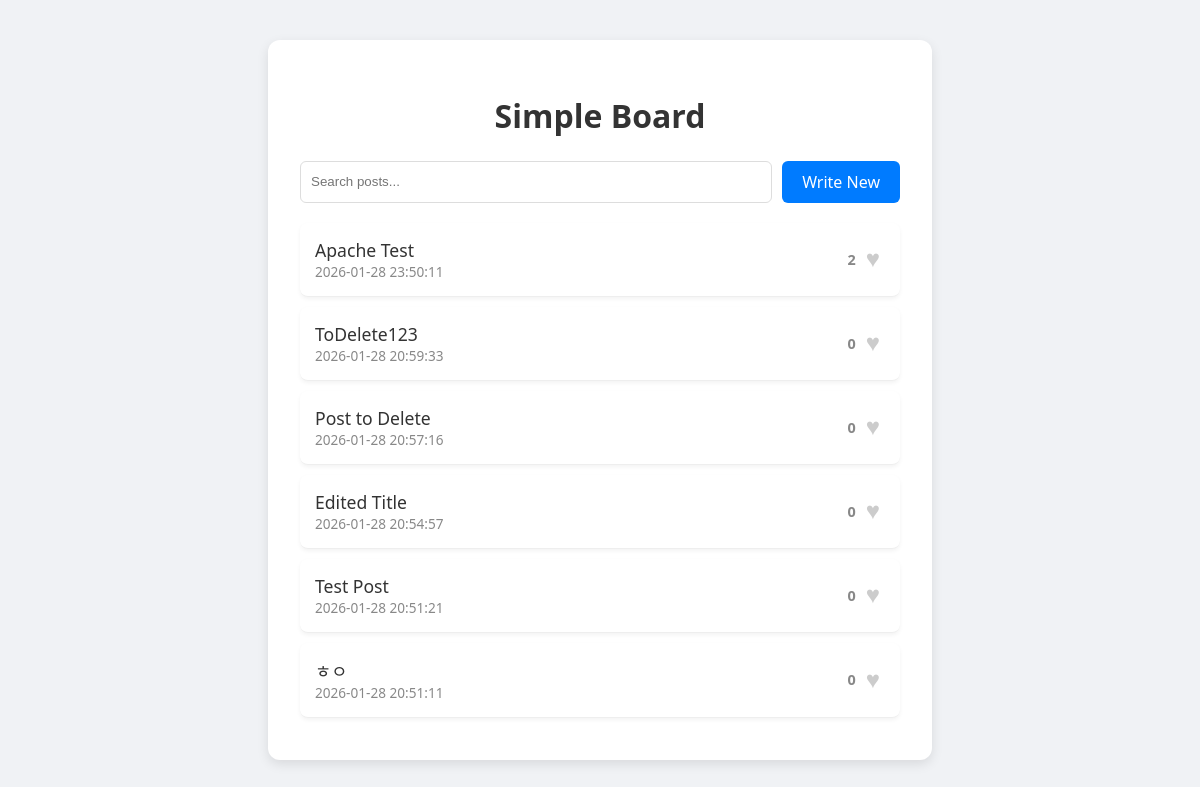
The page / on the database its author committed.
### tables this page shows
CREATE TABLE posts (
    id INTEGER PRIMARY KEY AUTOINCREMENT,
    title TEXT NOT NULL,
    content TEXT NOT NULL,
    created_at DATETIME DEFAULT CURRENT_TIMESTAMP
, likes INTEGER DEFAULT 0);

### index.php (the view, shortened to what this page needs)
<?php
require 'db.php';
$result = $db->query("SELECT * FROM posts ORDER BY id DESC");
?>
<!DOCTYPE html>
<html>
<head>
    <link rel="stylesheet" href="style.css">
</head>
<body>
    <div class="container">
        <h1>Simple Board</h1>
        <div class="controls">
            <input type="text" id="search-input" placeholder="Search posts...">
            <a href="write.php" class="write-btn">Write New</a>
        </div>
        <ul id="post-list">
            <?php while ($row = $result->fetchArray()): ?>
                <li class="post-item">
                    <div class="post-info">
                        <a href="view.php?id=<?= $row['id'] ?>" class="post-link">
                            <?= htmlspecialchars($row['title']) ?>
                        </a>
                        <span class="date"><?= $row['created_at'] ?></span>
                    </div>
                    <div class="like-container">
                        <span class="like-count"><?= $row['likes'] ?? 0 ?></span>
                        <button class="like-btn" data-id="<?= $row['id'] ?>" title="Like this post">&hearts;</button>
                    </div>
                </li>
            <?php endwhile; ?>
        </ul>
    </div>
</body>
</html>

### style.css (style rules this page uses)
body { font-family: "Segoe UI", Tahoma, Geneva, Verdana, sans-serif; background-color: #f0f2f5; display: flex; justify-content: center; align-items: center; min-height: 100vh; margin: 0; }
.container { background-color: white; padding: 2rem; border-radius: 12px; box-shadow: 0 4px 12px rgba(0, 0, 0, 0.1); width: 100%; max-width: 600px; }
h1 { color: #333; text-align: center; margin-bottom: 1.5rem; }
.controls { display: flex; gap: 10px; margin-bottom: 20px; }
#search-input { flex-grow: 1; padding: 10px; border: 1px solid #ddd; border-radius: 6px; outline: none; transition: border-color 0.3s; }
.write-btn { display: inline-block; background-color: #007bff; color: white; padding: 10px 20px; text-decoration: none; border-radius: 6px; transition: background-color 0.3s ease; white-space: nowrap; }
ul { list-style: none; padding: 0; margin: 0; }
li { background-color: #fff; border-bottom: 1px solid #eee; padding: 15px; margin-bottom: 10px; border-radius: 8px; box-shadow: 0 2px 4px rgba(0, 0, 0, 0.05); opacity: 0; animation: slideIn 0.5s ease-out forwards; transition: transform 0.2s ease, box-shadow 0.2s ease, opacity 0.3s ease, margin 0.3s ease; display: flex; justify-content: space-between; align-items: center; overflow: hidden; }
li:nth-child(1) { animation-delay: 0.1s; }
li:nth-child(2) { animation-delay: 0.2s; }
li:nth-child(3) { animation-delay: 0.3s; }
li:nth-child(4) { animation-delay: 0.4s; }
li:nth-child(5) { animation-delay: 0.5s; }
li:nth-child(n + 6) { animation-delay: 0.6s; }
.post-info { display: flex; flex-direction: column; }
a.post-link { text-decoration: none; color: #333; font-weight: 500; font-size: 1.1rem; }
.date { font-size: 0.85rem; color: #888; }
.like-container { display: flex; align-items: center; gap: 5px; }
.like-count { font-size: 0.9rem; color: #888; font-weight: bold; }
.like-btn { background: none; border: none; cursor: pointer; font-size: 1.5rem; color: #ccc; transition: color 0.3s ease, transform 0.2s ease; padding: 0 5px; }

### rows shown on the page
posts: title "Apache Test", created_at "2026-01-28 23:50:11", likes "2"
posts: title "ToDelete123", created_at "2026-01-28 20:59:33", likes "0"
posts: title "Post to Delete", created_at "2026-01-28 20:57:16", likes "0"
posts: title "Edited Title", created_at "2026-01-28 20:54:57", likes "0"
posts: title "Test Post", created_at "2026-01-28 20:51:21", likes "0"
posts: title "ㅎㅇ", created_at "2026-01-28 20:51:11", likes "0"
